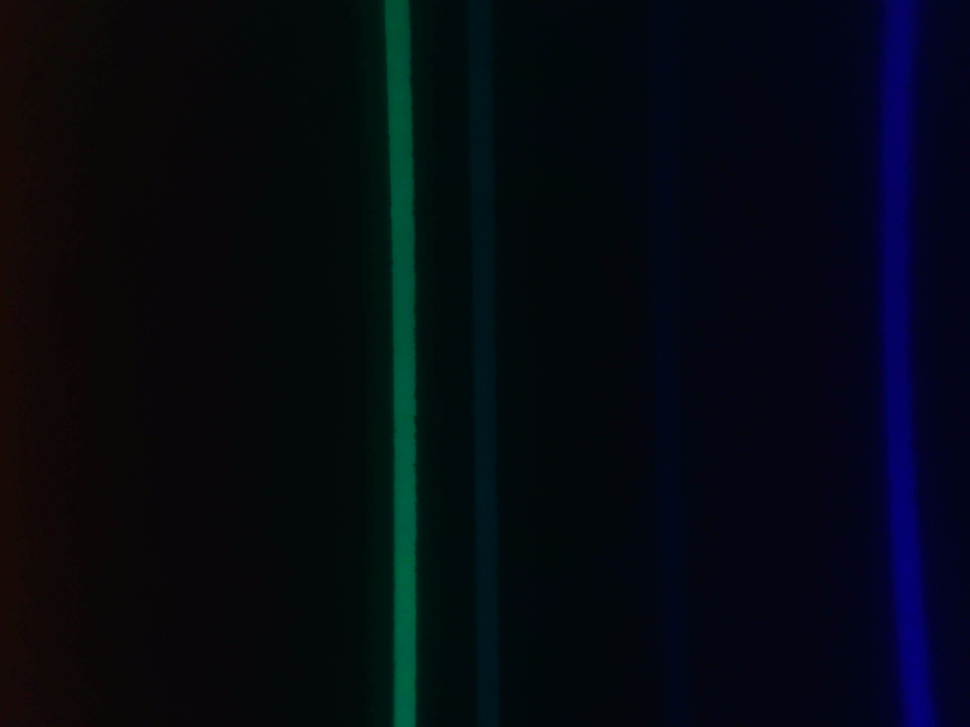
#> input picture SP/0002.png, 970 x 727 px, shrunk from 2592 x 1944 before the run, found by its file name; the run also reads 1 picture not shown here
$ jupyter execute --allow-errors SP_image_intensity.ipynb
#> lines starting #> are read from the running program, lines starting #| are printed output that depends on the picture
<a href="https://colab.research.google.com/github/evgeny-kolonsky/Lab4/blob/main/SP/SP_image_intensity.ipynb" target="_parent"></a>

# Lab4 Spectroscopy experiment. Image processing

Yulia Preezant and Evgeny Kolonsky, 2025

v.0.1.4

# Helium

[cell 1]
# prompt: read png, replace all pixel with intensity

from PIL import Image
import numpy as np
import matplotlib.pyplot as plt
import requests

path = 'https://github.com/evgeny-kolonsky/Lab4/blob/main/SP/'


def get_and_show(file, show=True):
#> called with file = '0002.png', show = True
  url = f'{path}{file}/?raw=true'

  # Load the image
  img = Image.open(requests.get(url, stream=True).raw)
#> img is the input picture: PIL image 970x727 RGB; mean R, G, B 4.9, 9.3, 18
  # crop
  imageBox = img.getbbox()
#> imageBox = (0, 0, 970, 727)
  cropped = img.crop(imageBox)

  # Convert to grayscale
  img_gray = cropped.convert('L')
  # Convert image to a numpy array
  img_array = np.array(img_gray)
  # Sum over y-axis
  v = np.sum(img_array, axis=0) + 1
#> v = 970 values, max 42319 at index 402, min 4312 at index 598, mean 6532.8


  # show
  if show:
    fig, ax1 = plt.subplots()
    ax2 = ax1.twinx()
    ax1.imshow(img, origin='lower')
    ax2.plot(v,'-', color='gray', alpha=0.5)
    ax2.set_ylabel('Intensity', color='b')
    ax2.set_yscale('log')
    ax1.set_ylabel('')

  return v, img

# Blue lines

[cell 2]
file = '0002.png'
get_and_show(file)
#> figure, not shown here; panel 2: curve peaks at x = 402, y = 42319

[cell 3]
file = '0004.png'
get_and_show(file)
#> call 2 of get_and_show, with file = '0004.png', show = True
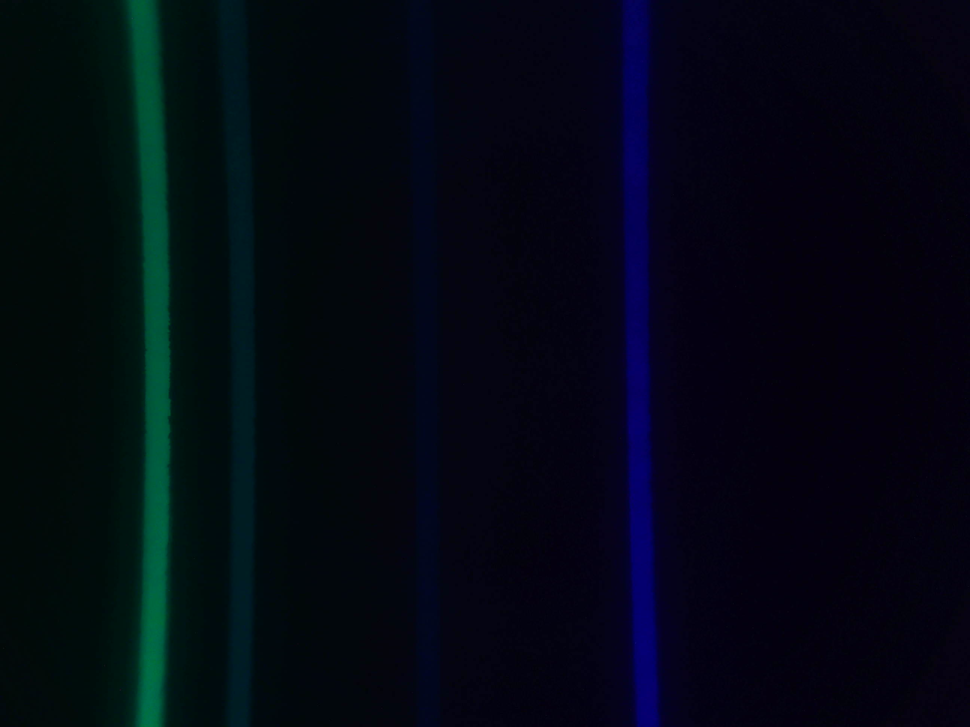
#> input picture SP/0004.png, 970 x 727 px, shrunk from 2592 x 1944 before the run, found by its file name
#> in get_and_show, img is the input picture: PIL image 970x727 RGB; mean R, G, B 2.6, 8.2, 19.1
#> in get_and_show (call 2), `v = np.sum(img_array, axis=0) + 1`: v = 970 values, max 43141 at index 153, min 2294 at index 794, mean 5681.2
#> figure, not shown here; panel 2: curve peaks at x = 153, y = 43141

*Suggestion:*

Strong green line  501 nm, next to her weak green line 492 nm, next blue line 448 nm. blue line 472 nm is hardly seen

# Red lines

[cell 4]
file = '0006.png'
get_and_show(file)
#> call 3 of get_and_show, with file = '0006.png', show = True
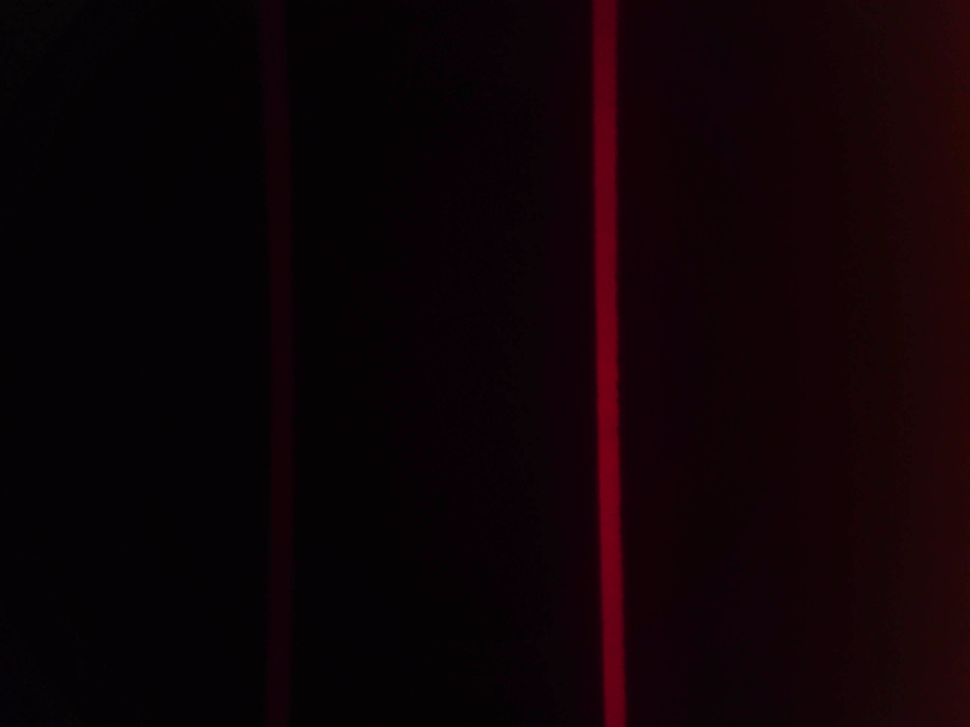
#> input picture SP/0006.png, 970 x 727 px, shrunk from 2592 x 1944 before the run, found by its file name
#> in get_and_show, img is the input picture: PIL image 970x727 RGB; mean R, G, B 14.4, 2.2, 5.7
#> in get_and_show (call 3), `img_gray = cropped.convert('L')`:
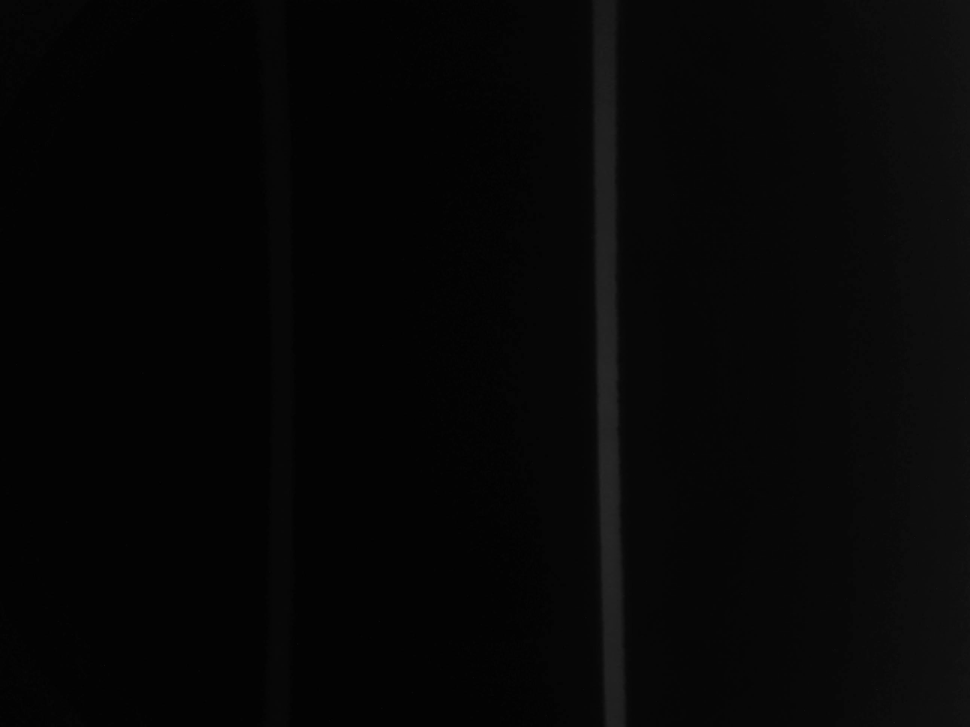
#> img_gray: PIL image 970x727 L; min 1, max 40, mean 6.2
#> in get_and_show (call 3), `v = np.sum(img_array, axis=0) + 1`: v = 970 values, max 24157 at index 607, min 2178 at index 359, mean 4526.1
#> figure, not shown here; panel 2: curve peaks at x = 607, y = 24157

[cell 5]
file = '0008.png'
get_and_show(file)
#> call 4 of get_and_show, with file = '0008.png', show = True
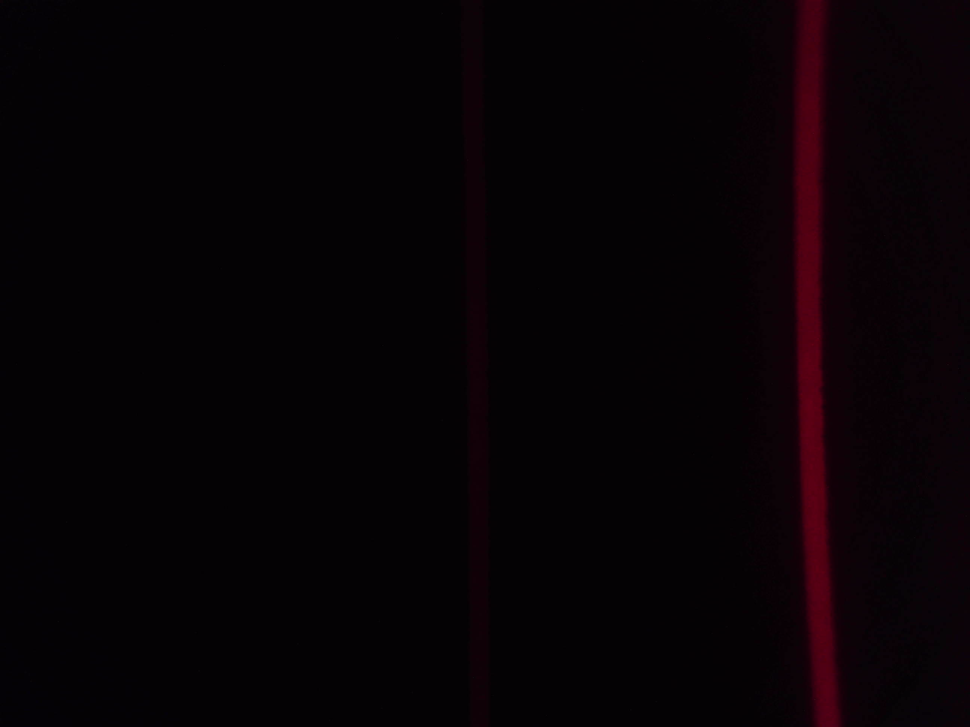
#> input picture SP/0008.png, 970 x 727 px, shrunk from 2592 x 1944 before the run, found by its file name
#> in get_and_show, img is the input picture: PIL image 970x727 RGB; mean R, G, B 7.7, 1.9, 5
#> in get_and_show (call 4), `img_gray = cropped.convert('L')`:
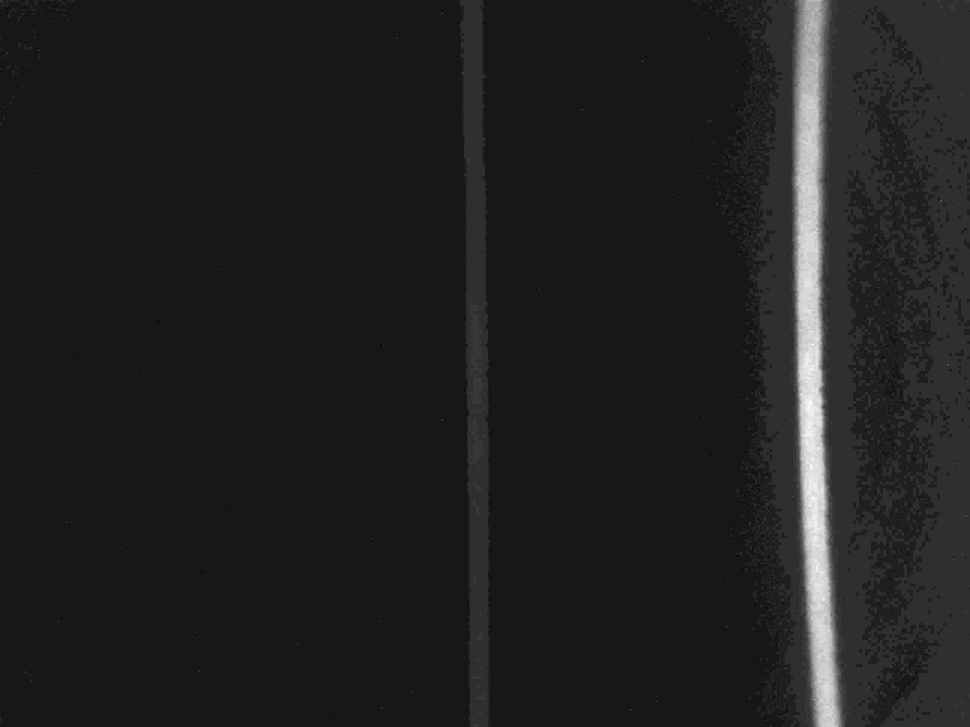
#> img_gray: PIL image 970x727 L; min 0, max 32, mean 4.1; drawn with min black and max white
#> in get_and_show (call 4), `v = np.sum(img_array, axis=0) + 1`: v = 970 values, max 18414 at index 816, min 2123 at index 490, mean 2995.6
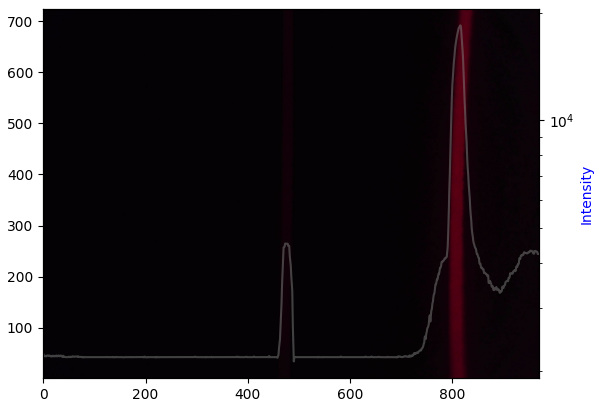
#> figure drawn by matplotlib, 2 panels; panel 2: curve peaks at x = 816, y = 18414

*Suggestion:*

Strong red line 668 nm, weak red line 707 nm

# White light

Using variac descrease white lamp power and see how intesity profile changes.

[cell 6]
file = 'white0.png'
get_and_show(file)
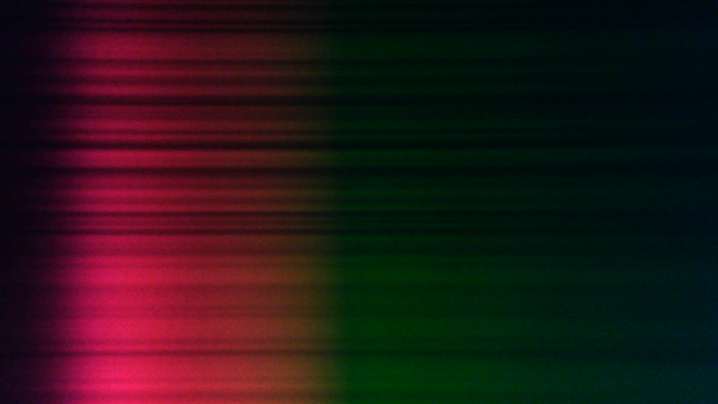
#> input picture SP/white0.png, 718 x 404 px, shrunk from 1920 x 1080 before the run, found by its file name
#> in get_and_show, img is the input picture: PIL image 718x404 RGB; mean R, G, B 38.2, 21.3, 22.1
#> in get_and_show (call 5), `imageBox = img.getbbox()`: imageBox = (0, 0, 718, 404)
#> in get_and_show (call 5), `img_gray = cropped.convert('L')`:
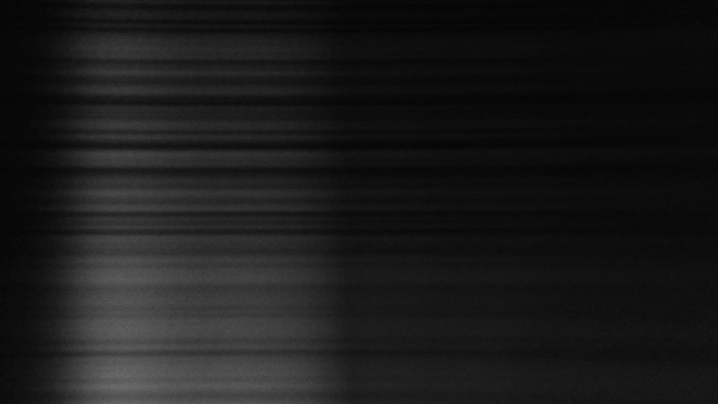
#> img_gray: PIL image 718x404 L; min 3, max 111, mean 26.4
#> in get_and_show (call 5), `v = np.sum(img_array, axis=0) + 1`: v = 718 values, max 24221 at index 123, min 3584 at index 2, mean 10671.5
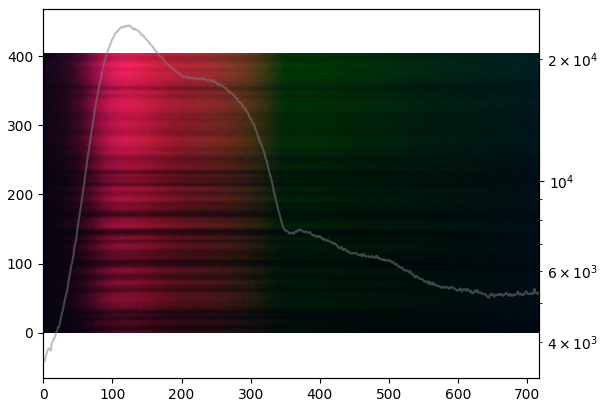
#> figure drawn by matplotlib, 2 panels; panel 2: curve peaks at x = 123, y = 24221
#> pass 2 of the loop `for n in range(7):`:
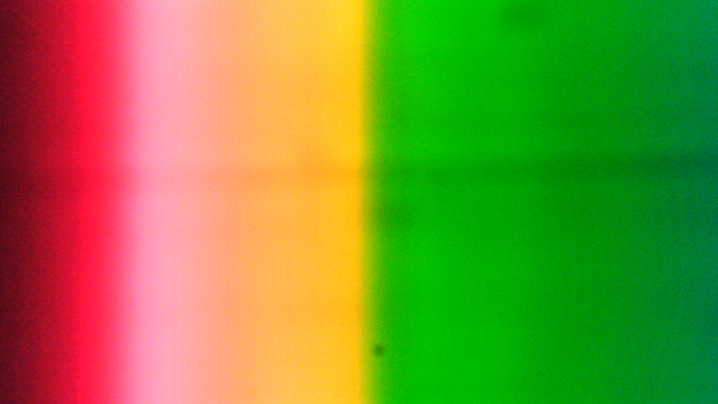
#> input picture SP/w1.png, 718 x 404 px, shrunk from 1920 x 1080 before the run, found by its file name
#> in get_and_show, img is the input picture: PIL image 718x404 RGB; mean R, G, B 123.2, 140.9, 51.6
#> in get_and_show (call 7), `img_gray = cropped.convert('L')`:
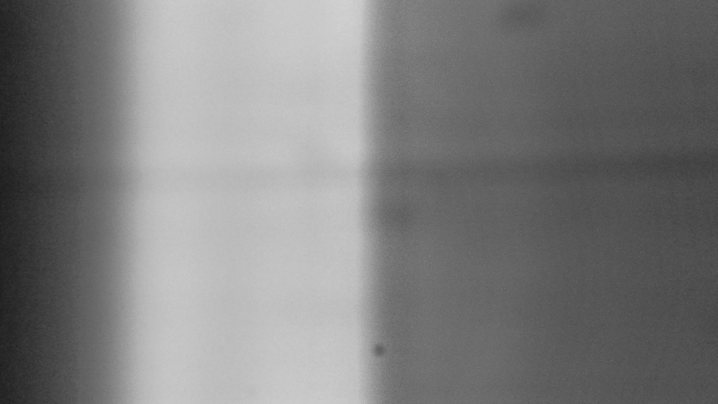
#> img_gray: PIL image 718x404 L; min 28, max 212, mean 125.5
#> in get_and_show (call 7), `v = np.sum(img_array, axis=0) + 1`: v = 718 values, max 78882 at index 338, min 14607 at index 0, mean 50687.1
#> pass 3 of the loop `for n in range(7):`:
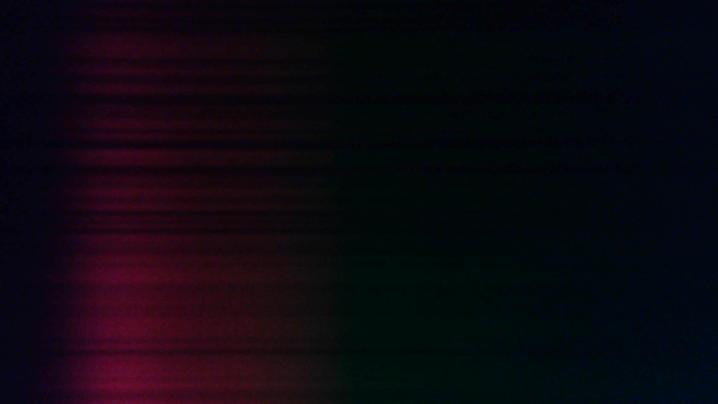
#> input picture SP/w2.png, 718 x 404 px, shrunk from 1920 x 1080 before the run, found by its file name
#> in get_and_show, img is the input picture: PIL image 718x404 RGB; mean R, G, B 12.9, 8.1, 15.5
#> in get_and_show (call 8), `img_gray = cropped.convert('L')`:
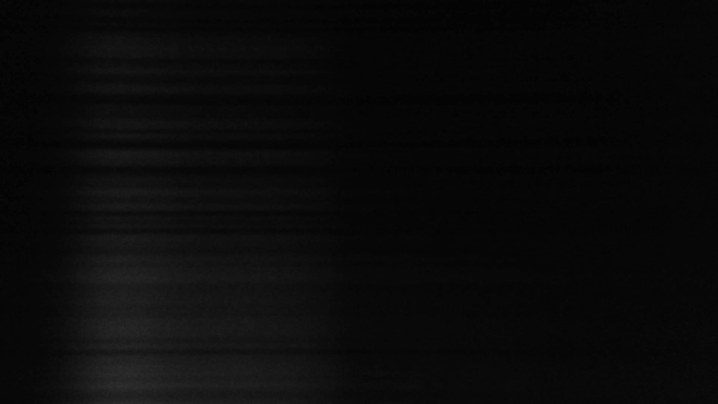
#> img_gray: PIL image 718x404 L; min 2, max 47, mean 10.4
#> in get_and_show (call 8), `v = np.sum(img_array, axis=0) + 1`: v = 718 values, max 9143 at index 125, min 2480 at index 570, mean 4188.8

[cell 7]
colors = plt.cm.coolwarm(np.linspace(1, 0, 7))
#> (the rest of this cell did not finish here and is left out)
